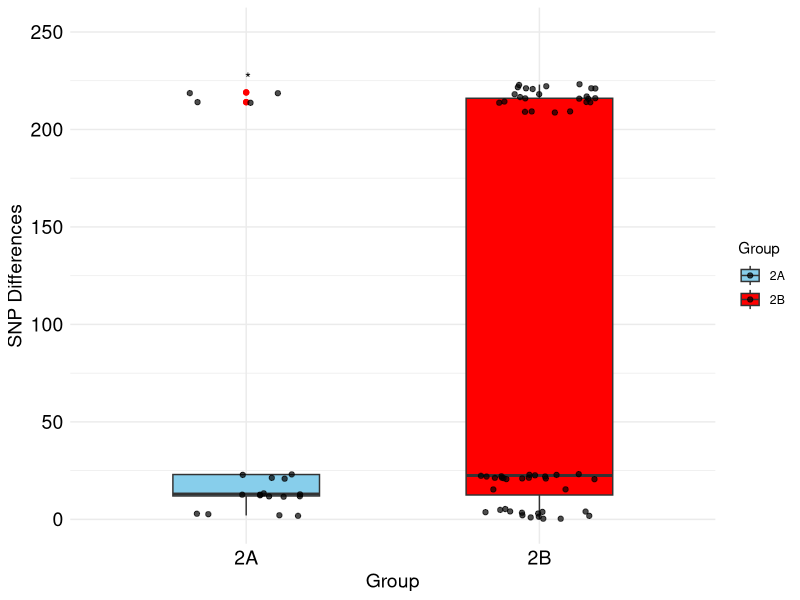

Write the R code that produced this figure.
## ---- chunk 1
library(ggplot2)
library(ggpubr)
# Read the Excel file
library(readxl)
setwd("/PhD Analysis/Chapter3/")
df <- read_excel("Farm2.xlsx")
# Rename the first column
colnames(df)[1] <- "Isolate_A"
# Convert to long format
library(tidyr)
df_long <- pivot_longer(df, -Isolate_A, names_to = "Isolate_B", values_to = "SNP_Differences")
# Remove self-comparisons
df_long <- df_long[df_long$Isolate_A != df_long$Isolate_B, ]
# Define group mapping
group_mapping <- c("B879"="2A", "B880"="2A", "B882"="2A", "B1460"="2A", "B1461"="2A",
                  "B1588"="2B", "B1589"="2B","B1590"="2B", "B1591"="2B", "B1592"="2B", "B1593"="2B", "B1594"="2B", "B1595"="2B")
# Assign groups
df_long$Group_A <- group_mapping[df_long$Isolate_A]
df_long$Group_B <- group_mapping[df_long$Isolate_B]
# Keep only within-group comparisons
df_long <- df_long[df_long$Group_A == df_long$Group_B, ]
df_long$Group <- df_long$Group_A  # Assign final group
# Create box plot with statistical test

data_TNK24 <- ggplot(df_long, aes(x = Group, y = SNP_Differences, fill = Group)) +
 geom_boxplot(outlier.color = "red", width = 0.5) +
 geom_jitter(width = 0.2, alpha = 0.7) +
 stat_compare_means(method = "t.test", label = "p.signif") +  # Add p-value
 labs(x = "Group", y = "SNP Differences") +
  theme_minimal() +
          coord_cartesian(ylim = c(0,250)) +
 scale_fill_manual(values = c("2A" = "skyblue", "2B" = "red")) +
  theme(axis.title = element_text(size = 14, color = "black"),
        axis.text = element_text(size = 14, color = "black"))

ggsave("boxplotTNK24.jpg", plot=data_TNK24, device="jpeg")
